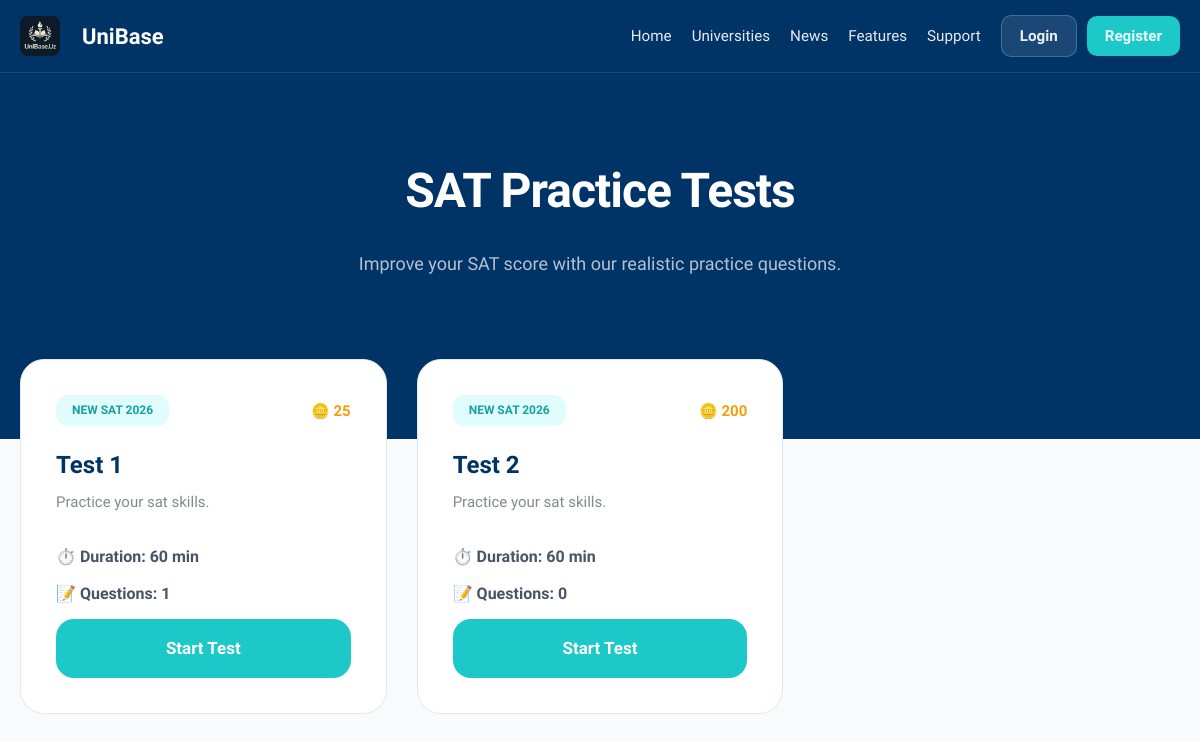
The app's page /sat/, older data.
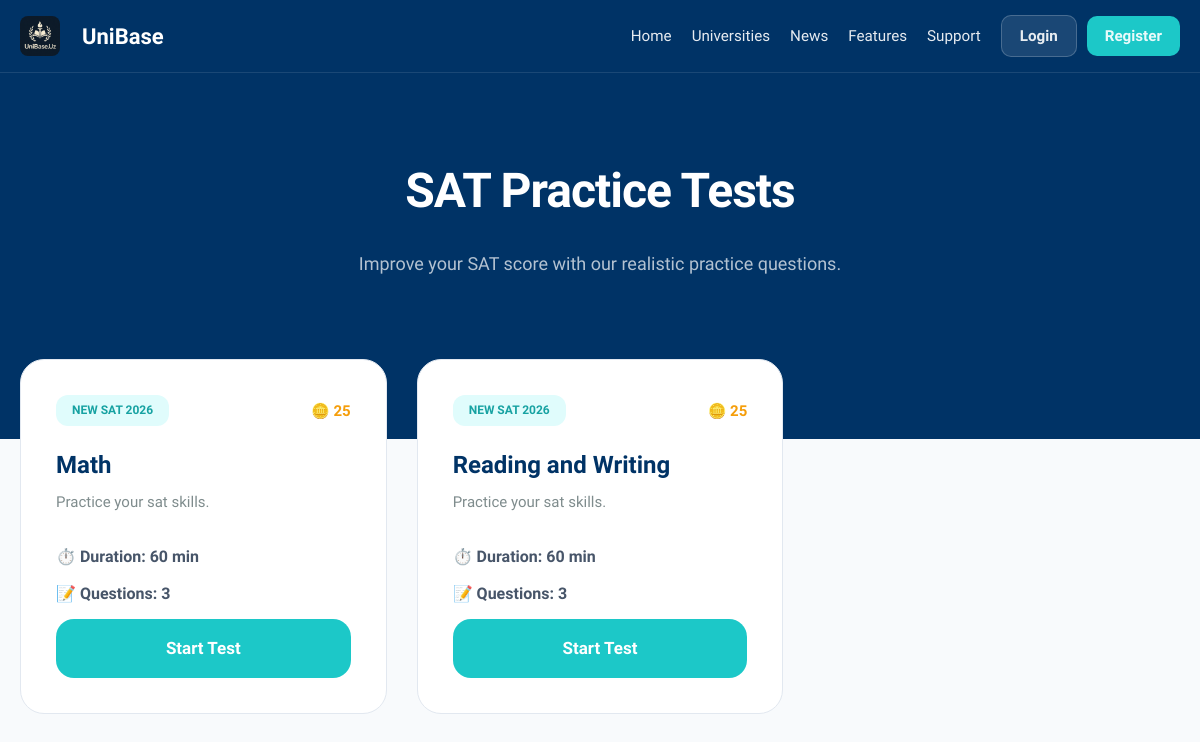
The same page, newer data.
### app/models.py (models this page shows, shortened)
class PaidTestMixin(models.Model):
    is_paid = models.BooleanField(default=False)
    price = models.PositiveIntegerField(default=25)
    class Meta:
        abstract = True

class Sat(PaidTestMixin):
    title = models.CharField(max_length=200)
    description = models.TextField(default="Practice your SAT skills.")
    duration = models.IntegerField(default=60)
    category = models.CharField(max_length=20, choices=[('SAT', 'SAT')], default='SAT')

### app/views.py (the view)
# urls.py: path('sat/', test_list_sat, name='sat'),
def test_list_sat(request):
    tests = Sat.objects.all()
    return render(request, "sat.html", {"tests": tests})

### app/templates/sat.html (shortened to what this page needs)
<!DOCTYPE html>
<html lang="en">
{% load static %}
<head>
</head>
<body>
<header>
    <div class="container">
        <div class="header-container">
            <a href="{% url 'home' %}" class="logo">
                <img src="/media/media/logo.jpg" alt="UniBase Logo" class="logo-img">
                <span class="logo-text">UniBase</span>
            </a>
            <nav class="nav-menu">
                <ul>
                    <li><a href="{% url 'home' %}#tests" data-translate="nav_tests">Home</a></li>
                    <li><a href="{% url 'univers' %}" data-translate="nav_universities">Universities</a></li>
                    <li><a href="{% url 'home' %}#news" data-translate="nav_news">News</a></li>
                    <li><a href="{% url 'home' %}#features" data-translate="nav_features">Features</a></li>
                    <li><a href="https://t.me/unibase_support_bot" data-translate="nav_support">Support</a></li>
                    {% if user.is_authenticated %}
                        <li class="auth-links">
                            <a href="{% url 'profile' %}" class="btn btn-secondary btn-sm" data-translate="nav_dashboard">Dashboard</a>
                            <a href="{% url 'logout' %}" class="btn btn-danger btn-sm" data-translate="nav_logout">Logout</a>
                        </li>
                    {% else %}
                        <li class="auth-links">
                            <a href="{% url 'login' %}" class="btn btn-secondary btn-sm" data-translate="nav_login">Login</a>
                            <a href="{% url 'sign' %}" class="btn btn-primary btn-sm" data-translate="nav_register">Register</a>
                        </li>
                    {% endif %}
                </ul>
            </nav>
        </div>
    </div>
</header>
<section class="hero">
    <div class="container">
        <h1 class="hero-title">SAT Practice Tests</h1>
        <p class="hero-subtitle">Improve your SAT score with our realistic practice questions.</p>
    </div>
</section>
<div class="main-content">
    <div class="container">
        <div class="tests-grid">
            {% for test in tests %}
            <div class="sat-card">
                <div class="card-header-top">
                    <span class="badge-mint">NEW SAT 2026</span>
                    <span class="coin-price">🪙 {{ test.price|default:"25" }}</span>
                </div>
                <h3 class="card-title-text">{{ test.title|default:"SAT Practice Test" }}</h3>
                <span class="card-subtitle-text">{{ test.description|default:"Practice your SAT skills." }}</span>
                <div class="card-info-row">
                    <div class="info-detail">⏱️ Duration: {{ test.duration|default:"60" }} min</div>
                    <div class="info-detail">📝 Questions: {{ test.questions.count }}</div>
                </div>
                <a href="{% url 'sat_test' test.id %}" class="btn-mint">Start Test</a>
            </div>
            {% empty %}
            <div style="grid-column: 1/-1; text-align: center; padding: 50px;">
                <img src="https://cdn-icons-png.flaticon.com/512/7486/7486744.png" width="60" style="opacity: 0.3;">
                <p style="color: var(--text-muted); margin-top: 15px;">Hozircha testlar mavjud emas.</p>
            </div>
            {% endfor %}
        </div>
    </div>
</div>
</body>
</html>

Row changes from the older to the newer data that the page shows:
changed Sat: title "Test 1" → "Math"; questions.count "1" → "3"
changed Sat: price "200" → "25"; title "Test 2" → "Reading and Writing"; questions.count "0" → "3"
